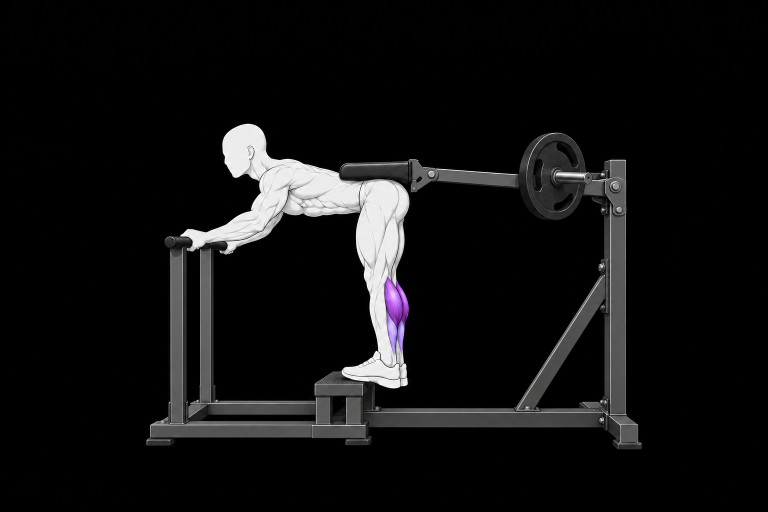
#> input picture docs/exercise-art/pilots/donkey-calf-regenerated-20261003/frames/1.png, 1536 x 1024 px, found by its file name (shown at 1/2 size)
$ python build.py
#> lines starting #> are read from the running program, lines starting #| are printed output that depends on the picture
"""Deterministic fixed-contact repair; original native generations retained."""
from pathlib import Path
from PIL import Image
import numpy as np
import json, hashlib
R=Path(__file__).parent
out=R/'pistol-squat'/'frames';out.mkdir(parents=True,exist_ok=True)
master=Image.open(R/'sources/pistol-squat/1.png').convert('RGB')
#> master is the input picture: PIL image 1536x1024 RGB; mean R, G, B 16.8, 16.5, 16.7
master.save(out/'1.png')
records=[]
for n,source,dx,dy in [(2,'2.png',1,33),(3,'repaired-background-3.png',3,63)]:
 im=Image.open(R/'sources/pistol-squat'/source).convert('RGB')
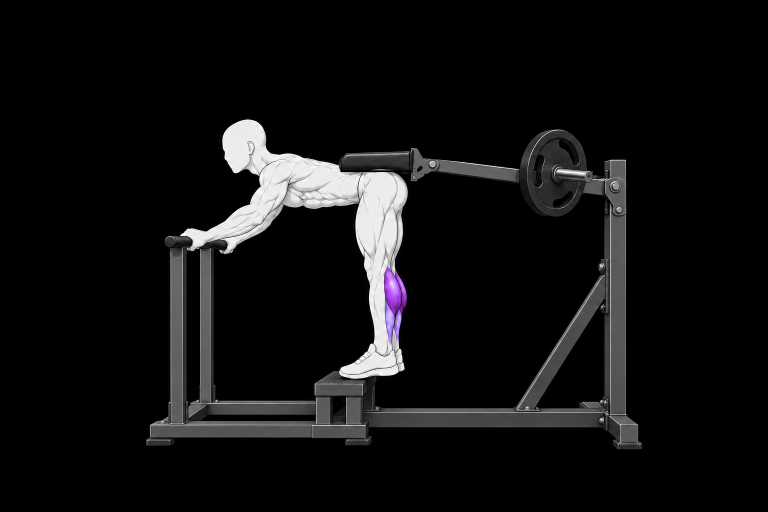
#> input picture docs/exercise-art/pilots/donkey-calf-regenerated-20261003/before-contact-refinement/2.png, 1536 x 1024 px, found by its file name (shown at 1/2 size)
#> im is the input picture: PIL image 1536x1024 RGB; mean R, G, B 16.5, 16.2, 16.4
 # Rigid body translation: no scaling, rotation or anatomical warping.
 moved=Image.new('RGB',im.size,(0,0,0));moved.paste(im,(dx,dy))
#> after `moved = Image.new('RGB', im.size, (0, 0, 0))`: moved: PIL image 1536x1024 RGB; every value is 0
#> after `moved.paste(im, (dx, dy))`:
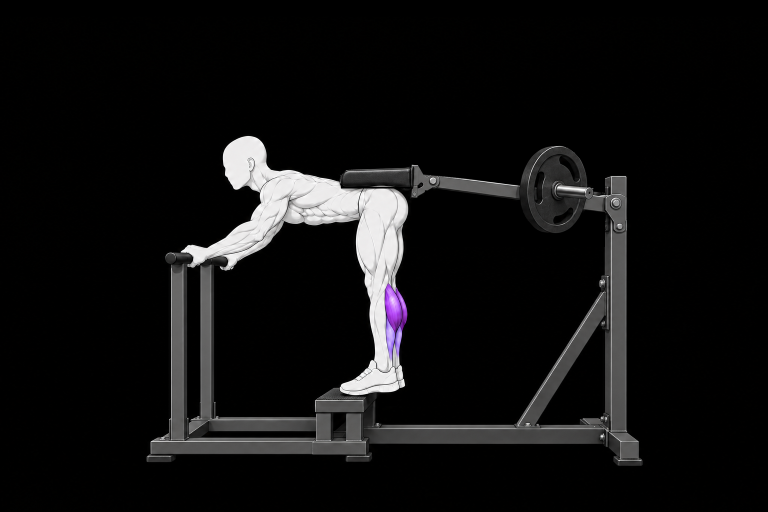
#> moved: PIL image 1536x1024 RGB (shown at 1/2 size); mean R, G, B 16.5, 16.2, 16.4
 a=np.asarray(moved).astype(float);b=np.asarray(master).astype(float)
 # Sole and lower shoe fixed exactly. Short calf transition above the shoe.
 for y in range(1230,1300):
  t=(y-1230)/70;t=t*t*(3-2*t)
  # Align calf silhouettes before blending, avoiding a double contour.
#> (the run stopped early here; a loop or call above may not have finished)
